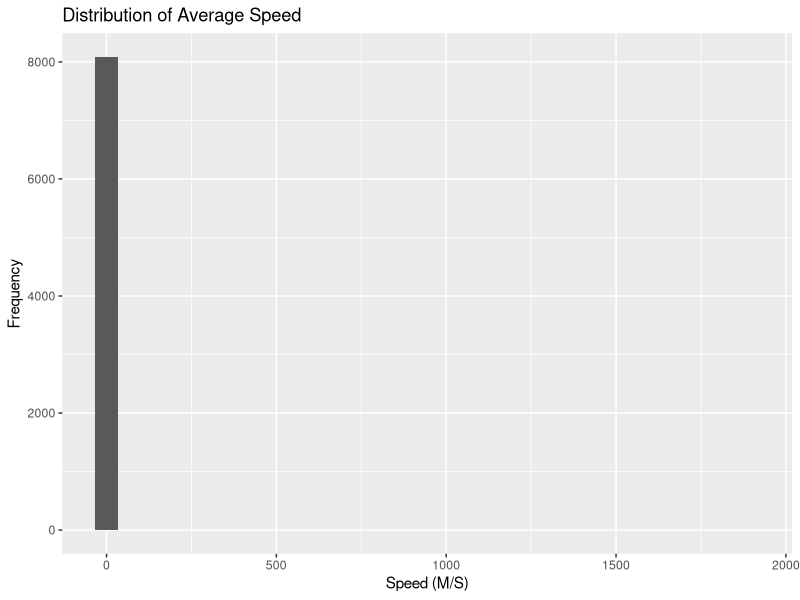
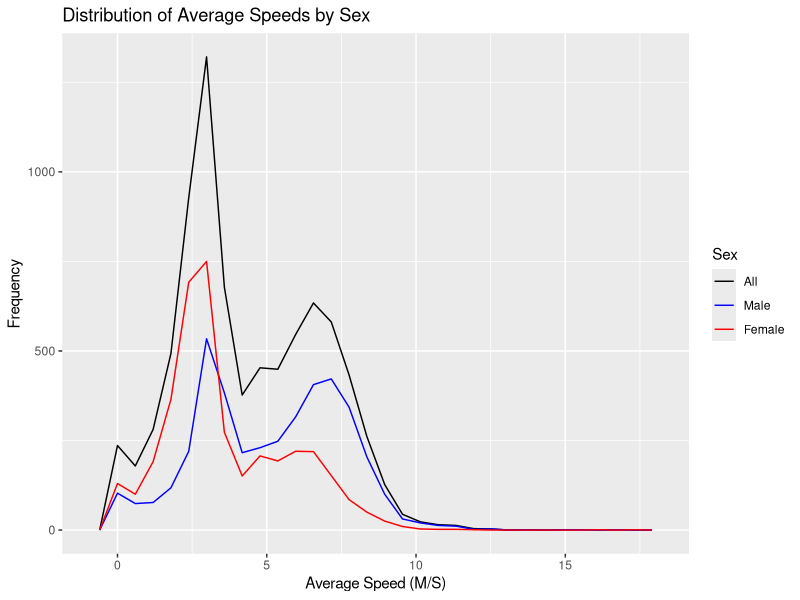
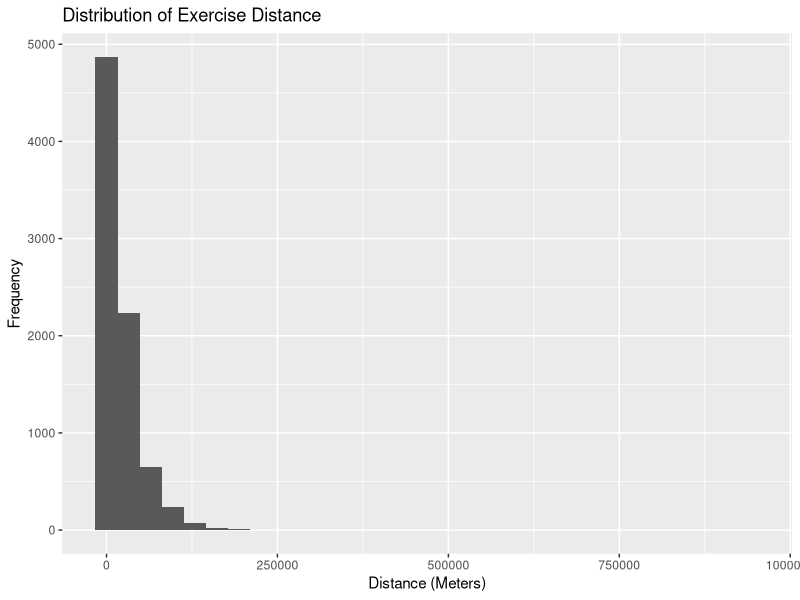
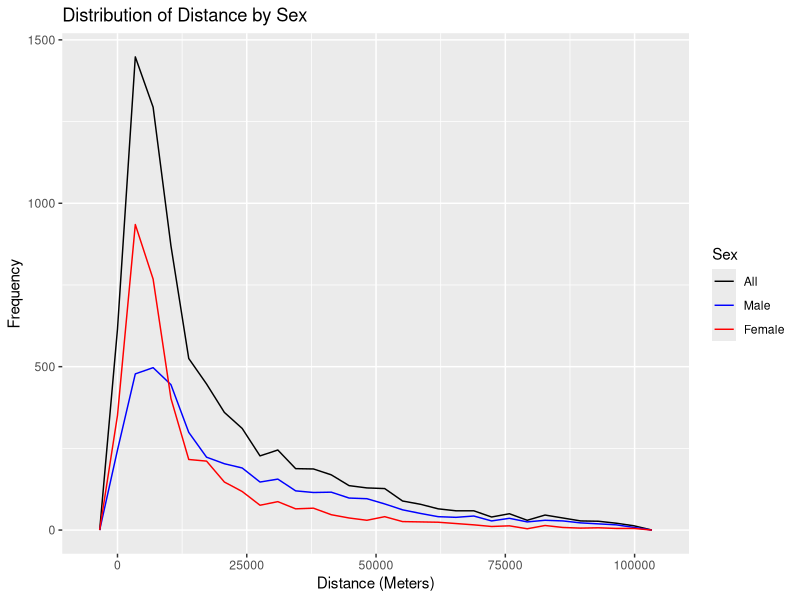
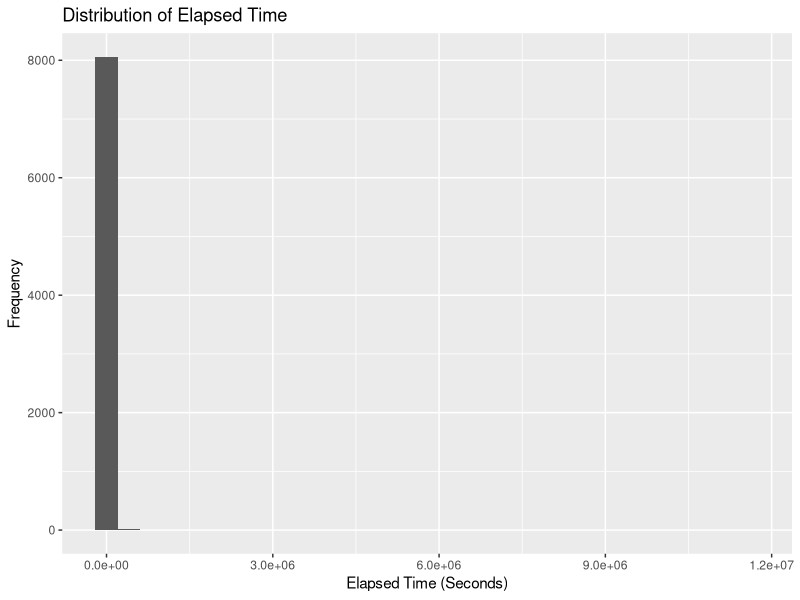
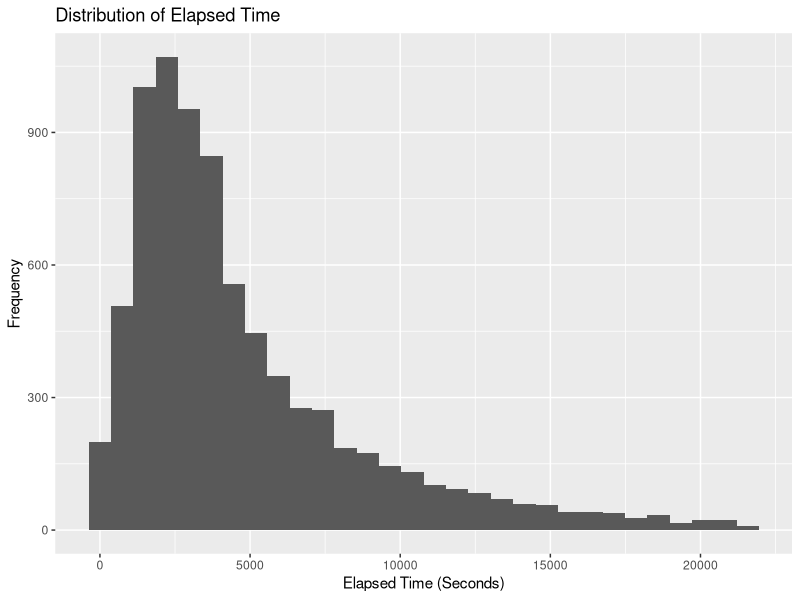

These charts were generated, in order, by the following R code:
library(dplyr)
library(ggplot2)

data <- read.csv('strava_activity.csv')

# get all column names in the dataframe
names(data)

# data of interest will include athlete.sex, average_speed, distance
# for the second question we will examine elapsed_time and athlete.country

#### EDA for the first Question

# get proportion of users male or female in data
summary(data$athlete.sex)

# split dataframe by sex
data_males <- filter(data, athlete.sex == 'M')
data_females <- filter(data, athlete.sex == 'F')

length(data_males$average_speed) # amount of males
length(data_females$average_speed) # amount of females

# summary statistics for average speed for all observations and grouped by sex
summary(data$average_speed)
summary(data_males$average_speed)
summary(data_females$average_speed)
# median and mean average speed is higher for males than females

speed_small <- filter(data, average_speed < 20)
speed_males_small <- filter(speed_small, athlete.sex == 'M')
speed_females_small <- filter(speed_small, athlete.sex == 'F')


# histogram for average speed of all observations
ggplot(data = data) +
  stat_bin(mapping = aes(x = average_speed)) +
  labs(
    title = 'Distribution of Average Speed', 
    x = 'Speed (M/S)', 
    y = 'Frequency'
  )

# graph showing the distribution of average speeds for all instances under
# 20 meters per second for all data, men, and women
ggplot() +
  geom_freqpoly(data = speed_small, mapping = aes(x = average_speed, color = 'black')) +
  geom_freqpoly(data = speed_males_small, mapping = aes(x = average_speed, color = 'blue')) +
  geom_freqpoly(data = speed_females_small, mapping = aes(x = average_speed, color = 'red')) +
  scale_colour_manual(name = 'Sex', 
                      values =c('black'='black','blue'='blue', 'red'='red'),
                      labels = c('All','Male','Female')) +
  labs(
    title = 'Distribution of Average Speeds by Sex',
    x = 'Average Speed (M/S)',
    y = 'Frequency'
  )

# summary statistics for distance for all observations and grouped by sex
summary(data$distance)
summary(data_males$distance)
summary(data_females$distance)
# median and mean distance is higher for males than females

# filter data to distance under 100000
dist_small <- filter(data, distance < 100000)
dist_males_small <- filter(dist_small, athlete.sex == 'M')
dist_females_small <- filter(dist_small, athlete.sex == 'F')

# histogram of all distance observations
ggplot(data = data) +
  stat_bin(mapping = aes(x = distance)) +
  labs(
    title = 'Distribution of Exercise Distance', 
    x = 'Distance (Meters)', 
    y = 'Frequency'
  )

# graph showing the distribution of distance for all instances under 100000 meters
# for all, men, and women
ggplot() +
  geom_freqpoly(data = dist_small, mapping = aes(x = distance, color = 'black')) +
  geom_freqpoly(data = dist_males_small, mapping = aes(x = distance, color = 'blue')) +
  geom_freqpoly(data = dist_females_small, mapping = aes(x = distance, color = 'red')) +
  scale_colour_manual(name = 'Sex', 
                      values =c('black'='black','blue'='blue', 'red'='red'),
                      labels = c('All','Male','Female')) +
  labs(
    title = 'Distribution of Distance by Sex',
    x = 'Distance (Meters)',
    y = 'Frequency'
  )

##### EDA for the Second Quesiton

# Examining columns athlete.country and elapsed_time

# all country values in the data and values for each
summary(data$athlete.country)

# number of unique observations for athlete countries
length(unique(data$athlete.country))

# summary of elapsed time observations. Time is measured in seconds
summary(data$elapsed_time)

ggplot(data = data) +
  stat_bin(mapping = aes(x = elapsed_time)) +
  labs(
    title = 'Distribution of Elapsed Time', 
    x = 'Elapsed Time (Seconds)', 
    y = 'Frequency'
  )

# observations with an elapsed_time under 6 hours
# there are 21600 seconds in 6 hours
time_small = filter(data, elapsed_time < 21600)
# plot the distribution of time for under 6 hours
ggplot(data = time_small) +
  stat_bin(mapping = aes(x = elapsed_time)) +
  labs(
    title = 'Distribution of Elapsed Time', 
    x = 'Elapsed Time (Seconds)',
    y = 'Frequency'
  )

# examine summary statistics for elapsed time for the US, the UK, and Brazil
summary(filter(data, athlete.country == 'United States')$elapsed_time)
summary(filter(data, athlete.country == 'United Kingdom')$elapsed_time)
summary(filter(data, athlete.country == 'Brazil')$elapsed_time)
